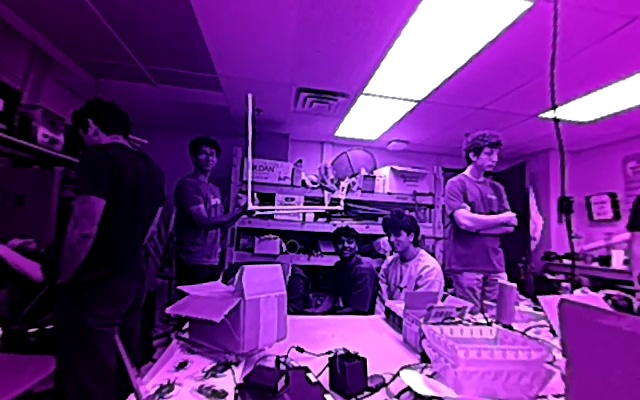
#> input picture src/depthai_tester/test.jpg, 640 x 400 px
$ python rgb_processor.py
#> lines starting #> are read from the running program, lines starting #| are printed output that depends on the picture; after the words box and inside, x2 and y2 are one past the last pixel; in counts of white or black regions, pixels touching at a corner belong together
import cv2
import numpy as np

def get_data(dir):
#> called with dir = 'Iceberg0/'
  frame_rgb = cv2.imread('test.jpg')
#> frame_rgb is the input picture: shape (400, 640, 3); mean B, G, R 133.5, 42.8, 105.6
  return frame_rgb

mouse_x, mouse_y = 320, 200
def rgb_mouse_callback(event, x, y, flags, param):
      global mouse_x, mouse_y
      if event == cv2.EVENT_MOUSEMOVE:
          mouse_x, mouse_y = x, y


def run_ts(frame_depth):
  global mouse_x, mouse_y

  cv2.namedWindow("RGB", cv2.WINDOW_NORMAL)

  # Set identical sizes
  cv2.resizeWindow("RGB", 1280, 800)

  # Move both to the EXACT same screen coordinates (X, Y)
  # This stacks "RGB" directly on top of "disp"
  cv2.moveWindow("RGB", 100, 100)

  index = 0
  points = [(0,0,0), (0,0,0)]

  cv2.setMouseCallback("RGB", rgb_mouse_callback)


  while True:
    frame_cpy = frame_rgb.copy()
    label = f'Mouse x: {mouse_x}, Mouse y: {mouse_y}'
    cv2.putText(frame_cpy, label, (20, 30), cv2.FONT_HERSHEY_SIMPLEX, 0.5, (255, 0, 0), 1)
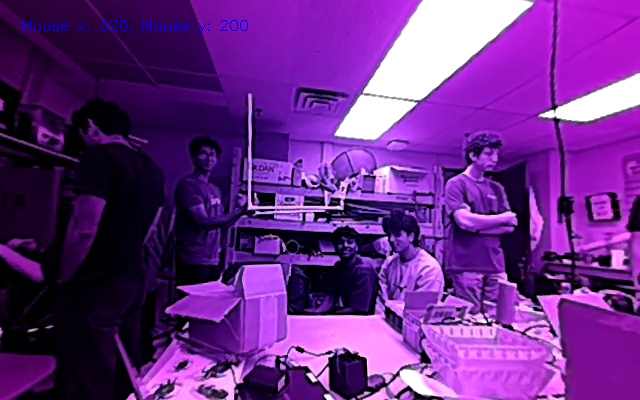
#> frame_cpy: shape (400, 640, 3); 0.18% of pixels changed, all inside (x1, y1, x2, y2) = (22, 20, 248, 35)
    cv2.circle(frame_cpy, (mouse_x, mouse_y), 0, (0, 0, 255), -1)
#> frame_cpy: shape (400, 640, 3); under 0.01% of pixels changed, all inside (x1, y1, x2, y2) = (320, 200, 321, 201)
    cv2.imshow('RGB', frame_cpy)
    key = cv2.waitKey(1) & 0xFF
#> (key q is pressed here)

    if key == 255:
      continue

    if key == ord('q'):
      break
    elif key == 82:
      mouse_y -= 1
    elif key == 84:
      mouse_y += 1
    elif key == 81:
      mouse_x -= 1
    elif key == 83:
      mouse_x += 1
    elif key == ord('e'):
      points[index] = (mouse_x, mouse_y, z)
      index += 1
      index %= 2

if __name__ == '__main__':
  counter = 0
  while True:
    try:
      frame_rgb = get_data(f'Iceberg{counter}/')
      run_ts(frame_rgb)
      break
    except:
      break
